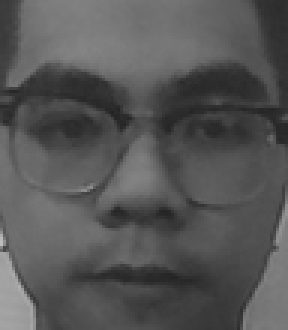
#> input picture IdeaPhatTrien/phu.png, 96 x 110 px (shown 3 times larger)
$ python LocalBinaryPatternExample.py
#> lines starting #> are read from the running program, lines starting #| are printed output that depends on the picture
import cv2
import numpy as np
from matplotlib import pyplot as plt


def get_pixel(img, center, x, y):
    new_value = 0

    try:
        # If local neighbourhood pixel
        # value is greater than or equal
        # to center pixel values then
        # set it to 1
        if img[x][y] >= center:
            new_value = 1

    except:
        # Exception is required when
        # neighbourhood value of a center
        # pixel value is null i.e. values
        # present at boundaries.
        pass

    return new_value


# Function for calculating LBP
def lbp_calculated_pixel(img, x, y):
    center = img[x][y]

    val_ar = []

    # top_left
    val_ar.append(get_pixel(img, center, x - 1, y - 1))

    # top
    val_ar.append(get_pixel(img, center, x - 1, y))

    # top_right
    val_ar.append(get_pixel(img, center, x - 1, y + 1))

    # right
    val_ar.append(get_pixel(img, center, x, y + 1))

    # bottom_right
    val_ar.append(get_pixel(img, center, x + 1, y + 1))

    # bottom
    val_ar.append(get_pixel(img, center, x + 1, y))

    # bottom_left
    val_ar.append(get_pixel(img, center, x + 1, y - 1))

    # left
    val_ar.append(get_pixel(img, center, x, y - 1))

    # Now, we need to convert binary
    # values to decimal
    power_val = [1, 2, 4, 8, 16, 32, 64, 128]

    val = 0

    for i in range(len(val_ar)):
        val += val_ar[i] * power_val[i]

    return val


path = 'phu.png'
img_bgr = cv2.imread(path, 1)
#> img_bgr is the input picture: shape (110, 96, 3); mean B, G, R 86, 86, 86

height, width, _ = img_bgr.shape
#> height = 110; width = 96

# We need to convert RGB image
# into gray one because gray
# image has one channel only.
img_gray = cv2.cvtColor(img_bgr,
                        cv2.COLOR_BGR2GRAY)

# Create a numpy array as
# the same height and width
# of RGB image
img_lbp = np.zeros((height, width),
                   np.uint8)

for i in range(0, height):
    for j in range(0, width):
        img_lbp[i, j] = lbp_calculated_pixel(img_gray, i, j)
#> this loop made 110 passes
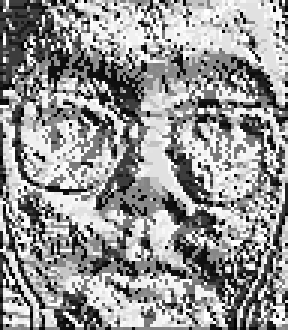
#> img_lbp: shape (110, 96) (shown 3 times larger); min 0, max 255, mean 149.6

plt.imshow(img_bgr)
plt.show()

plt.imshow(img_lbp, cmap="gray")
plt.show()

print("LBP Program is finished")
